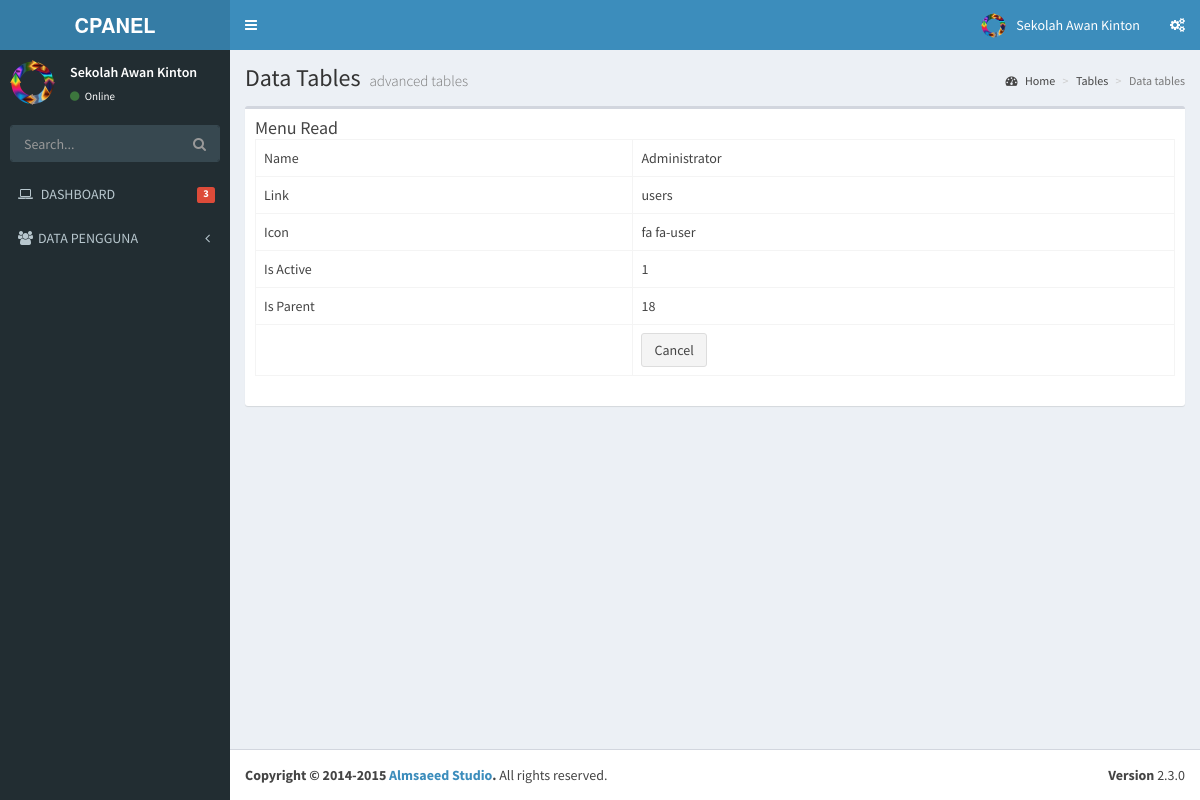
The page /menu/read/23 on the database its author committed.
### tables this page shows
CREATE TABLE `menu` (
  `id` int(11) NOT NULL,
  `name` varchar(50) NOT NULL,
  `link` varchar(50) NOT NULL,
  `icon` varchar(30) NOT NULL,
  `is_active` int(1) NOT NULL,
  `is_parent` int(1) NOT NULL
);

### application/libraries/Template.php (called while the page is built)
<?php if ( ! defined('BASEPATH')) exit('No direct script access allowed');
class Template {
		var $template_data = array();
		function set($name, $value)
		{
			$this->template_data[$name] = $value;
		}
		function load($template = '', $view = '' , $view_data = array(), $return = FALSE)
		{
			$this->CI =& get_instance();
			$this->set('contents', $this->CI->load->view($view, $view_data, TRUE));
			return $this->CI->load->view($template, $this->template_data, $return);
		}
}

### application/controllers/Menu.php (called while the page is built, shortened)
<?php
class Menu extends CI_Controller
{
    public function read($id)
    {
        $row = $this->Menu_model->get_by_id($id);
        if ($row) {
            $data = array(
		'id' => $row->id,
		'name' => $row->name,
		'link' => $row->link,
		'icon' => $row->icon,
		'is_active' => $row->is_active,
		'is_parent' => $row->is_parent,
	    );
            $this->template->load('template','menu_read', $data);
        } else {
            $this->session->set_flashdata('message', 'Record Not Found');
            redirect(site_url('menu'));
        }
    }
}

### index.php (called while the page is built, shortened)
<?php
require_once BASEPATH.'core/CodeIgniter.php';

### application/models/Menu_model.php (called while the page is built, shortened)
<?php
class Menu_model extends CI_Model
{
    public $table = 'menu';
    public $id = 'id';
    function get_by_id($id)
    {
        $this->db->where($this->id, $id);
        return $this->db->get($this->table)->row();
    }
}

### application/views/menu_read.php (the view)
       <section class='content'>
         <div class='row'>
           <div class='col-xs-12'>
             <div class='box'>
               <div class='box-header'>
               <h3 class='box-title'>Menu Read</h3>
       <table class="table table-bordered">
    <tr><td>Name</td><td><?php echo $name; ?></td></tr>
    <tr><td>Link</td><td><?php echo $link; ?></td></tr>
    <tr><td>Icon</td><td><?php echo $icon; ?></td></tr>
    <tr><td>Is Active</td><td><?php echo $is_active; ?></td></tr>
    <tr><td>Is Parent</td><td><?php echo $is_parent; ?></td></tr>
    <tr><td></td><td><a href="<?php echo site_url('menu') ?>" class="btn btn-default">Cancel</a></td></tr>
</table>
       </div>
             </div>
           </div>
         </div>
       </section>

### application/views/template.php (shortened to what this page needs)
<!DOCTYPE html>
<html>
    <head>
        <link rel="stylesheet" href="<?php echo base_url() ?>template/bootstrap/css/bootstrap.min.css">
        <link rel="stylesheet" href="<?php echo base_url() ?>template/font-awesome-4.4.0/css/font-awesome.min.css">
        <link rel="stylesheet" href="<?php echo base_url() ?>template/ionicons-2.0.1/css/ionicons.min.css">
        <link rel="stylesheet" href="<?php echo base_url() ?>template/plugins/datatables/dataTables.bootstrap.css">
        <link rel="stylesheet" href="<?php echo base_url() ?>template/dist/css/AdminLTE.min.css">
        <link rel="stylesheet" href="<?php echo base_url() ?>template/dist/css/skins/_all-skins.min.css">
    </head>
    <body class="hold-transition skin-blue sidebar-mini">
        <div class="wrapper">
            <header class="main-header">
                <a href="index2.html" class="logo">
                    <span class="logo-lg"><b>CPANEL</b></span>
                </a>
                <nav class="navbar navbar-static-top" role="navigation">
                    <a href="#" class="sidebar-toggle" data-toggle="offcanvas" role="button">
                    </a>
                    <div class="navbar-custom-menu">
                        <ul class="nav navbar-nav">
                            <li class="dropdown user user-menu">
                                <a href="#" class="dropdown-toggle" data-toggle="dropdown">
                                    <img src="<?php echo base_url()?>template/dist/img/logo.png" class="user-image" alt="User Image">
                                    <span class="hidden-xs">Sekolah Awan Kinton</span>
                                </a>
                            </li>
                            <li>
                                <a href="#" data-toggle="control-sidebar"><i class="fa fa-gears"></i></a>
                            </li>
                        </ul>
                    </div>
                </nav>
            </header>
            <aside class="main-sidebar">
                <section class="sidebar">
                    <div class="user-panel">
                        <div class="pull-left image">
                            <img src="<?php echo base_url()?>template/dist/img/logo.png" class="img-circle" alt="User Image">
                        </div>
                        <div class="pull-left info">
                            <p>Sekolah Awan Kinton</p>
                            <a href="#"><i class="fa fa-circle text-success"></i> Online</a>
                        </div>
                    </div>
                    <form action="#" method="get" class="sidebar-form">
                        <div class="input-group">
                            <input type="text" name="q" class="form-control" placeholder="Search...">
                            <span class="input-group-btn">
                                <button type="submit" name="search" id="search-btn" class="btn btn-flat"><i class="fa fa-search"></i></button>
                            </span>
                        </div>
                    </form>
                    <ul class="sidebar-menu">
                        <li>
                            <a href="<?php echo site_url('dashboard') ?>">
                                <i class="fa fa-laptop"></i> <span>DASHBOARD</span>
                                <small class="label pull-right bg-red">3</small>
                            </a>
                        </li>
                        <?php
                        $menu = $this->db->get_where('menu', array('is_parent' => 0,'is_active'=>1));
                        foreach ($menu->result() as $m) {
                            $submenu = $this->db->get_where('menu',array('is_parent'=>$m->id,'is_active'=>1));
                            if($submenu->num_rows()>0){
                                echo "<li class='treeview'>
                                    ".anchor('#',  "<i class='$m->icon'></i>".strtoupper($m->name).' <i class="fa fa-angle-left pull-right"></i>')."
                                        <ul class='treeview-menu'>";
                                   echo"</ul>
                                    </li>";
                            }else{
                                echo "<li>" . anchor($m->link, "<i class='$m->icon'></i> <span>" . strtoupper($m->name)) . "</span></li>";
                            }
                        }
                        ?>
                    </ul>
                </section>
            </aside>
            <div class="content-wrapper">
                <section class="content-header">
                    <h1>
                        Data Tables
                        <small>advanced tables</small>
                    </h1>
                    <ol class="breadcrumb">
                        <li><a href="#"><i class="fa fa-dashboard"></i> Home</a></li>
                        <li><a href="#">Tables</a></li>
                        <li class="active">Data tables</li>
                    </ol>
                </section>
                <?php
                echo $contents;
                ?>
            </div>
            <footer class="main-footer">
                <div class="pull-right hidden-xs">
                    <b>Version</b> 2.3.0
                </div>
                <strong>Copyright &copy; 2014-2015 <a href="http://almsaeedstudio.com">Almsaeed Studio</a>.</strong> All rights reserved.
            </footer>
        </div>
    </body>
</html>

### rows shown on the page
menu: icon+name "DATA PENGGUNA"
menu: name "Administrator", link "users", icon "fa fa-user", is_active "1", is_parent "18"
